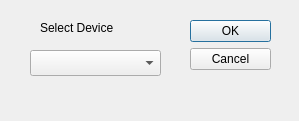
<?xml version="1.0" encoding="UTF-8"?>
<ui version="4.0">
 <class>DialogEject</class>
 <widget class="QDialog" name="DialogEject">
  <property name="windowModality">
   <enum>Qt::NonModal</enum>
  </property>
  <property name="geometry">
   <rect>
    <x>0</x>
    <y>0</y>
    <width>299</width>
    <height>121</height>
   </rect>
  </property>
  <property name="windowTitle">
   <string>Dialog</string>
  </property>
  <property name="modal">
   <bool>true</bool>
  </property>
  <widget class="QDialogButtonBox" name="buttonBox">
   <property name="geometry">
    <rect>
     <x>190</x>
     <y>20</y>
     <width>81</width>
     <height>71</height>
    </rect>
   </property>
   <property name="orientation">
    <enum>Qt::Vertical</enum>
   </property>
   <property name="standardButtons">
    <set>QDialogButtonBox::Cancel|QDialogButtonBox::Ok</set>
   </property>
  </widget>
  <widget class="QComboBox" name="comboBoxEject">
   <property name="geometry">
    <rect>
     <x>30</x>
     <y>50</y>
     <width>131</width>
     <height>26</height>
    </rect>
   </property>
  </widget>
  <widget class="QLabel" name="label">
   <property name="geometry">
    <rect>
     <x>40</x>
     <y>20</y>
     <width>91</width>
     <height>16</height>
    </rect>
   </property>
   <property name="text">
    <string>Select Device</string>
   </property>
  </widget>
 </widget>
 <resources/>
 <connections>
  <connection>
   <sender>buttonBox</sender>
   <signal>accepted()</signal>
   <receiver>DialogEject</receiver>
   <slot>accept()</slot>
   <hints>
    <hint type="sourcelabel">
     <x>248</x>
     <y>254</y>
    </hint>
    <hint type="destinationlabel">
     <x>157</x>
     <y>274</y>
    </hint>
   </hints>
  </connection>
  <connection>
   <sender>buttonBox</sender>
   <signal>rejected()</signal>
   <receiver>DialogEject</receiver>
   <slot>reject()</slot>
   <hints>
    <hint type="sourcelabel">
     <x>316</x>
     <y>260</y>
    </hint>
    <hint type="destinationlabel">
     <x>286</x>
     <y>274</y>
    </hint>
   </hints>
  </connection>
 </connections>
</ui>
